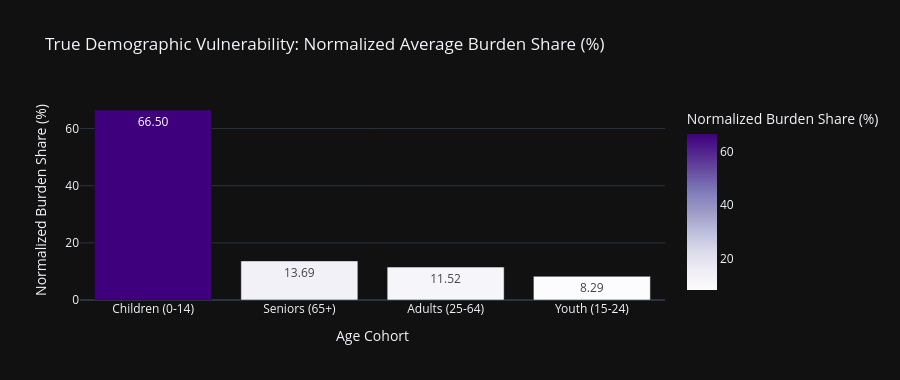

Notebook code for this chart:
### Markdown cell above
### 3.1 Demographic Vulnerability: Raw Volume vs. Normalized Average Burden
We evaluate disease burden across age categories to correct for database row-count bias by contrasting raw volume share against **Normalized Demographic Burden Share (`pct_of_average_burden`)**.

### Code cell
# Calculate normalized demographic burden
age_stats = df.groupby('age_category')['val'].agg(['count', 'mean', 'sum']).reset_index()
age_stats['pct_of_raw_volume'] = (age_stats['sum'] / age_stats['sum'].sum()) * 100
age_stats['pct_of_average_burden'] = (age_stats['mean'] / age_stats['mean'].sum()) * 100
age_stats = age_stats.sort_values(by='mean', ascending=False)

print("=== Age Category Vulnerability (Normalized vs. Raw Volume) ===")
display(age_stats.round(2))

# Graph: Normalized Demographic Burden Share
fig_age_desc = px.bar(age_stats, x='age_category', y='pct_of_average_burden',
                      title="True Demographic Vulnerability: Normalized Average Burden Share (%)",
                      labels={'pct_of_average_burden': 'Normalized Burden Share (%)', 'age_category': 'Age Cohort'},
                      color='pct_of_average_burden', color_continuous_scale="Purples", text_auto='.2f')
fig_age_desc.update_layout(height=380, showlegend=False)
fig_age_desc.show()

### Figure 1 — Plotly figure (JSON) as saved in the notebook; plotly's stock layout.template omitted (floating-point values rounded to 4 significant figures)
{"data": [{"hovertemplate": "Age Cohort=%{x}<br>Normalized Burden Share (%)=%{marker.color}<extra></extra>", "legendgroup": "", "marker": {"color": [66.5, 13.69, 11.52, 8.287], "coloraxis": "coloraxis", "pattern": {"shape": ""}}, "name": "", "orientation": "v", "showlegend": false, "textposition": "auto", "texttemplate": "%{y:.2f}", "type": "bar", "x": ["Children (0-14)", "Seniors (65+)", "Adults (25-64)", "Youth (15-24)"], "xaxis": "x", "y": [66.5, 13.69, 11.52, 8.287], "yaxis": "y"}], "layout": {"barmode": "relative", "coloraxis": {"autocolorscale": false, "colorbar": {"title": {"text": "Normalized Burden Share (%)"}}, "colorscale": [[0, "rgb(252,251,253)"], [0.125, "rgb(239,237,245)"], [0.25, "rgb(218,218,235)"], [0.375, "rgb(188,189,220)"], [0.5, "rgb(158,154,200)"], [0.625, "rgb(128,125,186)"], [0.75, "rgb(106,81,163)"], [0.875, "rgb(84,39,143)"], [1, "rgb(63,0,125)"]]}, "height": 380, "legend": {"tracegroupgap": 0}, "showlegend": false, "title": {"text": "True Demographic Vulnerability: Normalized Average Burden Share (%)"}, "xaxis": {"anchor": "y", "domain": [0, 1], "title": {"text": "Age Cohort"}}, "yaxis": {"anchor": "x", "domain": [0, 1], "title": {"text": "Normalized Burden Share (%)"}}}}
